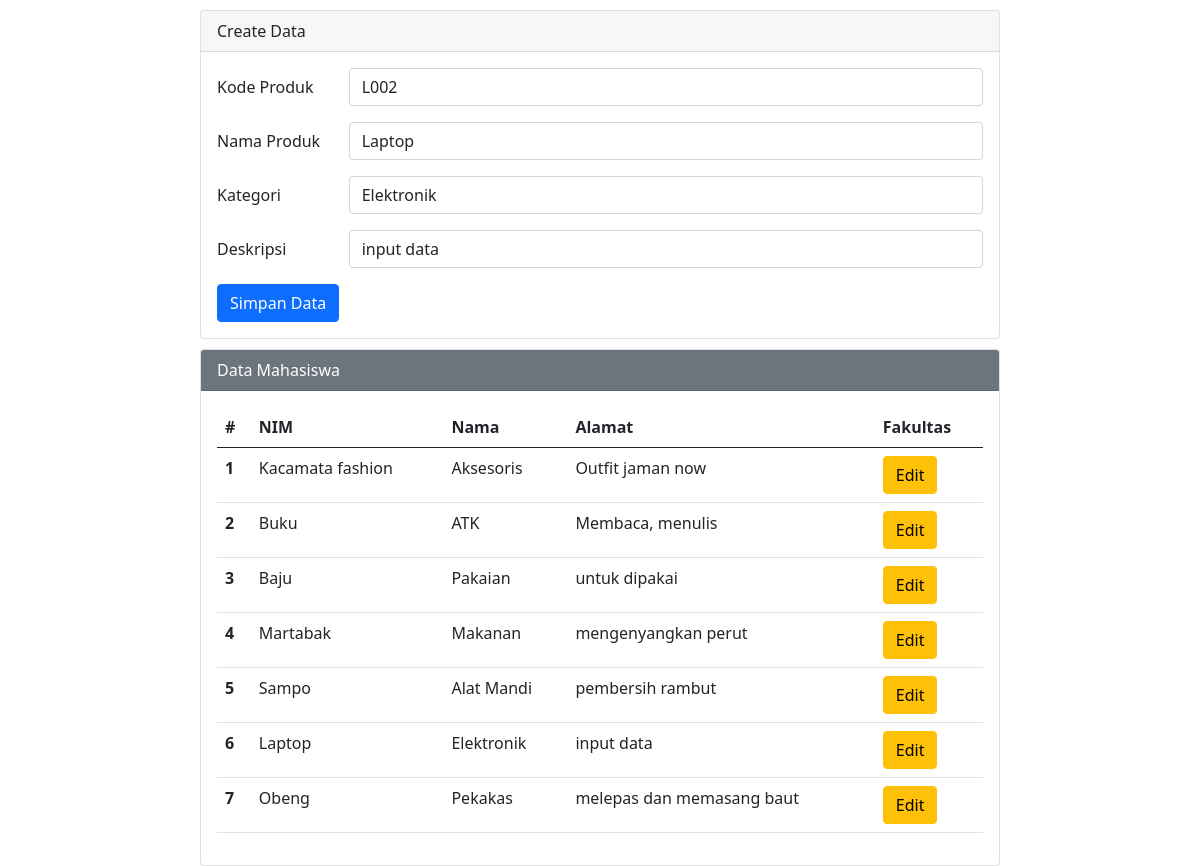
/editcb.php?op=edit&id=L002, run on the app's committed database.
### tables this page shows
CREATE TABLE `tbl_produk` (
  `kode_produk` varchar(11) NOT NULL,
  `nama_produk` varchar(30) NOT NULL,
  `kategori` varchar(30) NOT NULL,
  `deskripsi` text NOT NULL
);

### editcb.php (the view, shortened to what this page needs)
<?php
    include 'koneksi.php';
        $id         = "";
        $nama       = "";
        $kategori   = "";
        $deskripsi  = "";
    if (isset($_GET['op'])) {
        $op = $_GET['op'];
    } else {
        $op = "";
    }
    if ($op == 'edit') {
        $id         = $_GET['id'];
        $sql       = "select * from tbl_produk where kode_produk = '$id'";
        $q1         = mysqli_query($koneksi, $sql);
        $r1         = mysqli_fetch_array($q1);
        $id        = $r1['kode_produk'];
        $nama       = $r1['nama_produk'];
        $kategori   = $r1['kategori'];
        $deskripsi  = $r1['deskripsi'];
    }
?>
<!DOCTYPE html>
<html lang="en">
    <head>
        <link href="https://cdn.jsdelivr.net/npm/bootstrap@5.0.0-beta2/dist/css/bootstrap.min.css" rel="stylesheet">
    </head>
    <body>
        <div class="mx-auto">
            <div class="card">
                <div class="card-header">
                    Create Data
                </div>
                <div class="card-body">
                    <form action="" method="POST">
                        <div class="mb-3 row">
                            <label for="kode" class="col-sm-2 col-form-label">Kode Produk</label>
                            <div class="col-sm-10">
                                <input type="text" class="form-control" id="kode" name="kode" value="<?php echo $id ?>">
                            </div>
                        </div>
                        <div class="mb-3 row">
                            <label for="nama" class="col-sm-2 col-form-label">Nama Produk</label>
                            <div class="col-sm-10">
                                <input type="text" class="form-control" id="nama" name="nama" value="<?php echo $nama ?>">
                            </div>
                        </div>
                        <div class="mb-3 row">
                            <label for="kategori" class="col-sm-2 col-form-label">Kategori</label>
                            <div class="col-sm-10">
                                <select class="form-control" name="kategori" id="kategori">
                                    <option value="Elektronik" <?php if ($kategori == "Elektronik") echo "selected" ?>>Elektronik</option>
                                </select>
                            </div>
                        </div>
                        <div class="mb-3 row">
                            <label for="deskripsi" class="col-sm-2 col-form-label">Deskripsi</label>
                            <div class="col-sm-10">
                                <input type="text" class="form-control" id="deskripsi" name="deskripsi" value="<?php echo $deskripsi ?>">
                            </div>
                        </div>
                        <div class="col-12">
                            <input type="submit" name="simpan" value="Simpan Data" class="btn btn-primary" />
                        </div>
                    </form>
                </div>
            </div>
            <div class="card">
                <div class="card-header text-white bg-secondary">
                    Data Mahasiswa
                </div>
                <div class="card-body">
                    <table class="table">
                        <thead>
                            <tr>
                                <th scope="col">#</th>
                                <th scope="col">NIM</th>
                                <th scope="col">Nama</th>
                                <th scope="col">Alamat</th>
                                <th scope="col">Fakultas</th>
                            </tr>
                        </thead>
                        <tbody>
                            <?php
                                $sql   = "select * from tbl_produk order by kode_produk desc";
                                $q2     = mysqli_query($koneksi, $sql);
                                $urut   = 1;
                                while ($r2 = mysqli_fetch_array($q2)) {
                                    $id         = $r2['kode_produk'];
                                    $nama       = $r2['nama_produk'];
                                    $kategori   = $r2['kategori'];
                                    $deskripsi  = $r2['deskripsi'];
                            ?>
                                <tr>
                                    <th scope="row"><?php echo $urut++ ?></th>
                                    <td scope="row"><?php echo $nama ?></td>
                                    <td scope="row"><?php echo $kategori ?></td>
                                    <td scope="row"><?php echo $deskripsi ?></td>
                                    <td scope="row">
                                        <a href="editcb.php?op=edit&id=<?php echo $id ?>"><button type="button" class="btn btn-warning">Edit</button></a>
                                    </td>
                                </tr>
                            <?php
                                }
                            ?>
                        </tbody>
                    </table>
                </div>
            </div>
        </div>
    </body>
</html>

### editcb.php (style rules this page uses)
.mx-auto { width: 800px }
.card { margin-top: 10px; }

### data on the page
tbl_produk: kode "L002", nama "Laptop", kategori "Elektronik", deskripsi "input data", nama_produk "Laptop"
tbl_produk: nama_produk "Kacamata fashion", kategori "Aksesoris", deskripsi "Outfit jaman now"
tbl_produk: nama_produk "Buku", kategori "ATK", deskripsi "Membaca, menulis"
tbl_produk: nama_produk "Baju", kategori "Pakaian", deskripsi "untuk dipakai"
tbl_produk: nama_produk "Martabak", kategori "Makanan", deskripsi "mengenyangkan perut"
tbl_produk: nama_produk "Sampo", kategori "Alat Mandi", deskripsi "pembersih rambut"
tbl_produk: nama_produk "Obeng", kategori "Pekakas", deskripsi "melepas dan memasang baut"
